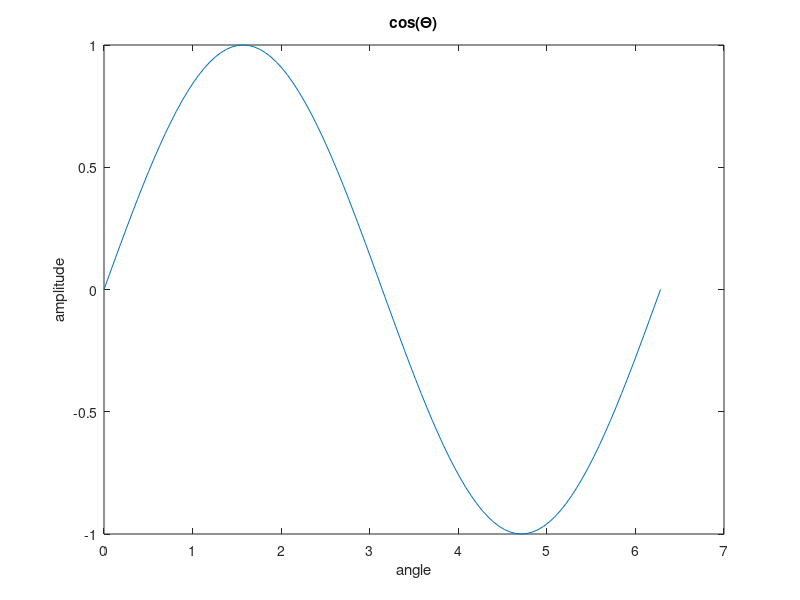

MATLAB code to generate this figure:
function plotcos
%beamcurrpv = 'SPEAR:BeamCurrAvg'
%id=mcaopen(beamcurrpv)
%beamcurr=mcaget(id)
x = (0:.01:1)*2*pi;
figure
plot(x,sin(x))
xlabel( 'angle' )
ylabel( 'amplitude' )
title( 'cos(\Theta)' )
%mcaclose(id)
return
